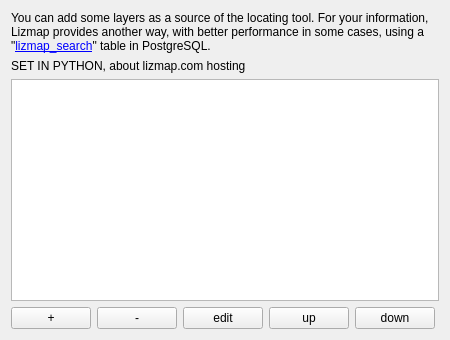
             <widget class="QWidget" name="scrollAreaWidgetContents_4">
              <property name="geometry">
               <rect>
                <x>0</x>
                <y>0</y>
                <width>450</width>
                <height>340</height>
               </rect>
              </property>
              <layout class="QVBoxLayout" name="verticalLayout_12">
               <item>
                <widget class="QLabel" name="label_28">
                 <property name="text">
                  <string>&lt;html&gt;&lt;head/&gt;&lt;body&gt;&lt;p&gt;You can add some layers as a source of the locating tool. For your information, Lizmap provides another way, with better performance in some cases, using a &amp;quot;&lt;a href=&quot;https://docs.lizmap.com/current/en/publish/configuration/spatial_search.html#postgresql-search&quot;&gt;&lt;span style=&quot; text-decoration: underline; color:#0000ff;&quot;&gt;lizmap_search&lt;/span&gt;&lt;/a&gt;&amp;quot; table in PostgreSQL.&lt;/p&gt;&lt;/body&gt;&lt;/html&gt;</string>
                 </property>
                 <property name="wordWrap">
                  <bool>true</bool>
                 </property>
                 <property name="openExternalLinks">
                  <bool>true</bool>
                 </property>
                </widget>
               </item>
               <item>
                <widget class="QLabel" name="label_lizmap_search_grant">
                 <property name="text">
                  <string notr="true">SET IN PYTHON, about lizmap.com hosting</string>
                 </property>
                 <property name="wordWrap">
                  <bool>true</bool>
                 </property>
                </widget>
               </item>
               <item>
                <widget class="QTableWidget" name="table_locate_by_layer"/>
               </item>
               <item>
                <layout class="QHBoxLayout" name="horizontalLayout_16">
                 <item>
                  <widget class="QPushButton" name="add_locate_layer_button">
                   <property name="text">
                    <string notr="true">+</string>
                   </property>
                  </widget>
                 </item>
                 <item>
                  <widget class="QPushButton" name="remove_locate_layer_button">
                   <property name="text">
                    <string notr="true">-</string>
                   </property>
                  </widget>
                 </item>
                 <item>
                  <widget class="QPushButton" name="edit_locate_layer_button">
                   <property name="text">
                    <string notr="true">edit</string>
                   </property>
                  </widget>
                 </item>
                 <item>
                  <widget class="QPushButton" name="up_locate_layer_button">
                   <property name="text">
                    <string notr="true">up</string>
                   </property>
                  </widget>
                 </item>
                 <item>
                  <widget class="QPushButton" name="down_locate_layer_button">
                   <property name="text">
                    <string notr="true">down</string>
                   </property>
                  </widget>
                 </item>
                 <item>
                  <spacer name="horizontalSpacer_12">
                   <property name="orientation">
                    <enum>Qt::Horizontal</enum>
                   </property>
                   <property name="sizeHint" stdset="0">
                    <size>
                     <width>40</width>
                     <height>20</height>
                    </size>
                   </property>
                  </spacer>
                 </item>
                </layout>
               </item>
              </layout>
             </widget>
